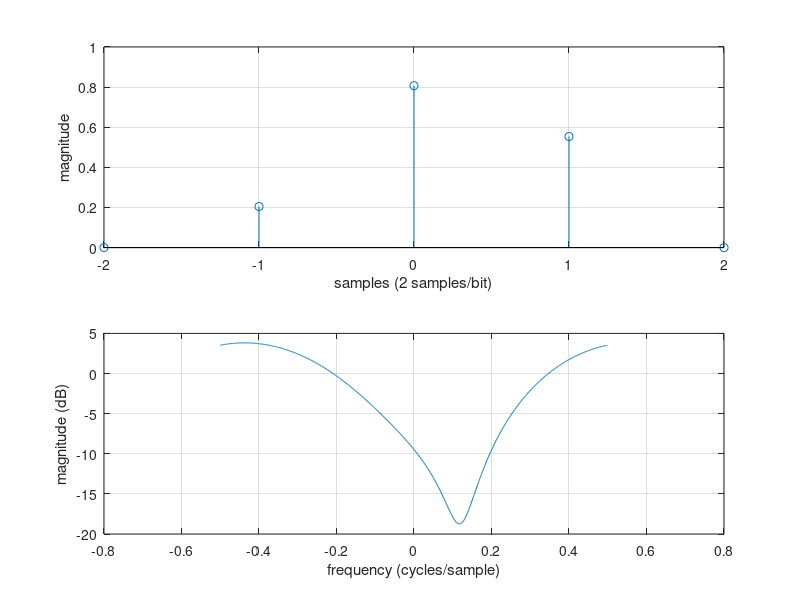
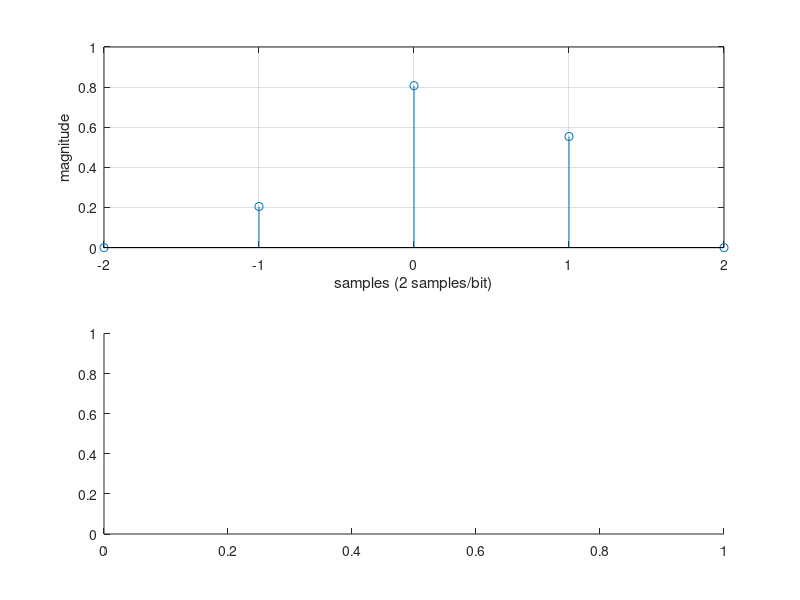

These figures' MATLAB source, in order: (Note: this script raises an error after producing the figures.)
clear all
load('h_all.mat')

N1 = 12;
N2 = 25;
Meq = 5;
nvar = 0;
for channel_select = [5] %1:11
    switch channel_select
        case 0
            h = 1;
            N1t = 0;
            N2t = 0;
            SNR = (0:15)';
        case 1
            if ~exist('h_all','var'), load h_all.mat, end
            h = h_all{channel_select};
            N1t = 1;
            N2t = 7;
            SNR = (0:16)';
        case 2
            if ~exist('h_all','var'), load h_all.mat, end
            h = h_all{channel_select};
            N1t = 2;
            N2t = 17;
            SNR = (0:21)';
        case 3
            if ~exist('h_all','var'), load h_all.mat, end
            h = h_all{channel_select};
            N1t = 1;
            N2t = 22;
            SNR = (0:21)';
        case 4
            if ~exist('h_all','var'), load h_all.mat, end
            h = h_all{channel_select};
            h = h(1:19);
            N1t = 6;
            N2t = 12;
            SNR = (0:21)';
        case 5
            if ~exist('h_all','var'), load h_all.mat, end
            h = h_all{channel_select};
            N1t = 1;
            N2t = 1;
            SNR = (0:28)';
        case 6
            if ~exist('h_all','var'), load h_all.mat, end
            h = h_all{channel_select};
            N1t = 1;
            N2t = 2;
            SNR = (0:18)';
        case 7
            if ~exist('h_all','var'), load h_all.mat, end
            h = h_all{channel_select};
            N1t = 0;
            N2t = 4;
            SNR = (0:21)';
        case 8
            if ~exist('h_all','var'), load h_all.mat, end
            h = h_all{channel_select};
            N1t = 2;
            N2t = 3;
            SNR = (0:21)';
        case 9
            if ~exist('h_all','var'), load h_all.mat, end
            h = h_all{channel_select};
            N1t = 1;
            N2t = 1;
            SNR = (0:16)';
        case 10
            if ~exist('h_all','var'), load h_all.mat, end
            h = h_all{channel_select};
            N1t = 2;
            N2t = 3;
            SNR = (0:27)';
        case 11
            if ~exist('h_all','var'), load h_all.mat, end
            h = h_all{channel_select};
            h = h(1:6);
            N1t = 3;
            N2t = 2;
            SNR = (0:34)';
        otherwise
            error('channel_select = %d not supported\n',channel_select);
    end
    h = h/sqrt(h'*h);
    %     h = [zeros(N1-N1t,1); h; zeros(N2-N2t,1)];3 5 6 7 9 11
    
    %     figure(channel_select); clf;
    %     subplot(211)
    %     stem(-N1t:N2t,abs(h)); grid on
    %     subplot(212)
    %     myNfft = 1024;
    %     FF = -0.5:1/myNfft:0.5-1/myNfft;
    %     HH = 10*log10(fftshift(abs(fft(h,myNfft)).^2));
    %     plot(FF,HH); grid on
    %     %     pause
    
    %     h = [zeros(N1-N1t,1); h; zeros(N2-N2t,1)];
    %     c = compute_mmse_eq(h,N1,N2,N1*Meq,N2*Meq,1,nvar);
    
    figure(1); clf;
    subplot(211)
    ff1 = stem(-N1t-1:N2t+1,[0; abs(h); 0]); grid on; hold on
    %     stem(-N1*Meq:N2*Meq,abs(c/sqrt(c'*c)));
    xlabel('samples (2 samples/bit)')
    ylabel('magnitude')
    subplot(212)
    myNfft = 1024;
    FF = -0.5:1/myNfft:0.5-1/myNfft;
    HH = 10*log10(fftshift(abs(fft(h,myNfft)).^2));
    ff2 = plot(FF,HH); grid on
    ylabel('magnitude (dB)')
    xlabel('frequency (cycles/sample)')
    
    
    figure(2); clf;
    subplot(211)
    ff3 = stem(-N1t-1:N2t+1,[0; abs(h); 0]); grid on; hold on
    %     stem(-N1*Meq:N2*Meq,abs(c/sqrt(c'*c)));
    xlabel('samples (2 samples/bit)')
    ylabel('magnitude')
    subplot(212)
    h2 = [zeros(N1-N1t,1); h; zeros(N2-N2t,1)];
    c = compute_mmse_eq(h2,N1,N2,N1*Meq,N2*Meq,1,nvar);
    myNfft = 1024;
    FF = -0.5:1/myNfft:0.5-1/myNfft;
    HH = 10*log10(fftshift(abs(fft(h,myNfft)).^2));
    CC = 10*log10(fftshift(abs(fft(c,myNfft)).^2));
    ff4 = plot(FF,HH,FF,CC); grid on
    ylabel('magnitude (dB)')
    xlabel('frequency (cycles/sample)')
    
    figure(3); clf;
    subplot(211)
    ff5 = stem(-N1t-1:N2t+1,[0; abs(h); 0]); grid on; hold on
    %     stem(-N1*Meq:N2*Meq,abs(c/sqrt(c'*c)));
    xlabel('samples (2 samples/bit)')
    ylabel('magnitude')
    subplot(212)
    h = [zeros(N1-N1t,1); h; zeros(N2-N2t,1)];
    c = compute_mmse_eq(h,N1,N2,N1*Meq,N2*Meq,1,nvar);
    myNfft = 1024;
    FF = -0.5:1/myNfft:0.5-1/myNfft;
    HH = 10*log10(fftshift(abs(fft(h,myNfft)).^2));
    CC = 10*log10(fftshift(abs(fft(c,myNfft)).^2));
    ff6 = plot(FF,HH,FF,CC,FF,CC+HH); grid on
    ylabel('magnitude (dB)')
    xlabel('frequency (cycles/sample)')
    
end

ff1(1).LineWidth =1;
ff1(1).Color = 'k';
for i = 1:1
ff2(i).LineWidth =1;
end
ff2(1).Color = 'b';

ff3(1).LineWidth =1;
ff3(1).Color = 'k';
for i = 1:2
ff4(i).LineWidth =1;
end
ff4(1).Color = 'b';
ff4(2).Color = 'r';

ff5(1).LineWidth =1;
ff5(1).Color = 'k';
for i = 1:3
ff6(i).LineWidth =1;
end
ff6(1).Color = 'b';
ff6(2).Color = 'r';
ff6(3).Color = 'm';

for myFigure = 1:3
    figure(myFigure)
    latexWidth = 5*0.8;
    latexHeight = 4*0.8;
    
    subplot(211)
    marge = axis;
    ax = gca;
    ax.FontName = 'Times New Roman';
    set(gca,'LineWidth',1)
    subplot(212)
    marge = axis;
    ax = gca;
    ax.FontName = 'Times New Roman';
    axis([marge(1:2) -20 20])
    set(gca,'LineWidth',1)
    
    ff = gcf;
    homer = ff.Units;
    ff.Units = 'inches';
    bart = ff.Position;
    ff.Position = [bart(1:2) latexWidth latexHeight];
    ff.PaperPositionMode = 'auto';
    ff.Units = homer;
    drawnow
    saveas(gcf,['multipath' num2str(myFigure)],'meta')
    
end



